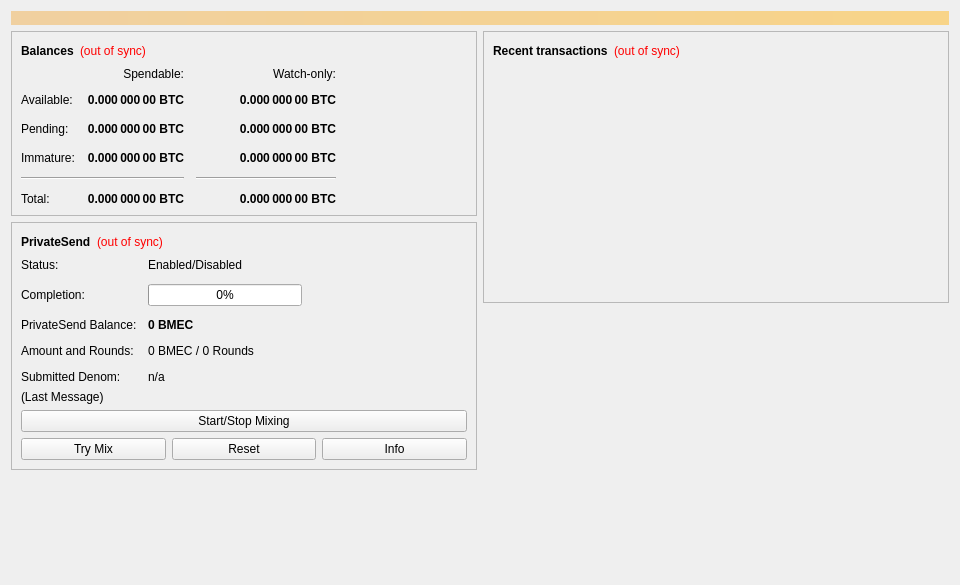
<?xml version="1.0" encoding="UTF-8"?>
<ui version="4.0">
 <class>OverviewPage</class>
 <widget class="QWidget" name="OverviewPage">
  <property name="geometry">
   <rect>
    <x>0</x>
    <y>0</y>
    <width>960</width>
    <height>585</height>
   </rect>
  </property>
  <property name="minimumSize">
   <size>
    <width>960</width>
    <height>0</height>
   </size>
  </property>
  <property name="windowTitle">
   <string>Form</string>
  </property>
  <layout class="QVBoxLayout" name="topLayout">
   <item>
    <widget class="QLabel" name="labelAlerts">
     <property name="visible">
      <bool>false</bool>
     </property>
     <property name="styleSheet">
      <string notr="true">background-color: qlineargradient(x1: 0, y1: 0, x2: 1, y2: 0, stop:0 #F0D0A0, stop:1 #F8D488); color:#000000;</string>
     </property>
     <property name="wordWrap">
      <bool>true</bool>
     </property>
     <property name="margin">
      <number>3</number>
     </property>
    </widget>
   </item>
   <item>
    <layout class="QHBoxLayout" name="horizontalLayout" stretch="1,1">
     <item>
      <layout class="QVBoxLayout" name="verticalLayout_2">
       <item>
        <widget class="QFrame" name="frame">
         <property name="frameShape">
          <enum>QFrame::StyledPanel</enum>
         </property>
         <property name="frameShadow">
          <enum>QFrame::Raised</enum>
         </property>
         <layout class="QVBoxLayout" name="verticalLayout_4">
          <item>
           <layout class="QHBoxLayout" name="horizontalLayout_4">
            <item>
             <widget class="QLabel" name="label_5">
              <property name="font">
               <font>
                <weight>75</weight>
                <bold>true</bold>
               </font>
              </property>
              <property name="text">
               <string>Balances</string>
              </property>
             </widget>
            </item>
            <item>
             <widget class="QLabel" name="labelWalletStatus">
              <property name="toolTip">
               <string>The displayed information may be out of date. Your wallet automatically synchronizes with the BitmexCoin network after a connection is established, but this process has not completed yet.</string>
              </property>
              <property name="styleSheet">
               <string notr="true">QLabel { color: red; }</string>
              </property>
              <property name="text">
               <string notr="true">(out of sync)</string>
              </property>
              <property name="alignment">
               <set>Qt::AlignLeading|Qt::AlignLeft|Qt::AlignVCenter</set>
              </property>
             </widget>
            </item>
            <item>
             <spacer name="horizontalSpacer_3">
              <property name="orientation">
               <enum>Qt::Horizontal</enum>
              </property>
              <property name="sizeHint" stdset="0">
               <size>
                <width>40</width>
                <height>20</height>
               </size>
              </property>
             </spacer>
            </item>
           </layout>
          </item>
          <item>
           <layout class="QGridLayout" name="gridLayout">
            <property name="spacing">
             <number>12</number>
            </property>
            <item row="2" column="2">
             <widget class="QLabel" name="labelWatchPending">
              <property name="font">
               <font>
                <weight>75</weight>
                <bold>true</bold>
               </font>
              </property>
              <property name="cursor">
               <cursorShape>IBeamCursor</cursorShape>
              </property>
              <property name="toolTip">
               <string>Unconfirmed transactions to watch-only addresses</string>
              </property>
              <property name="text">
               <string notr="true">0.000 000 00 BTC</string>
              </property>
              <property name="alignment">
               <set>Qt::AlignRight|Qt::AlignTrailing|Qt::AlignVCenter</set>
              </property>
              <property name="textInteractionFlags">
               <set>Qt::LinksAccessibleByMouse|Qt::TextSelectableByKeyboard|Qt::TextSelectableByMouse</set>
              </property>
             </widget>
            </item>
            <item row="2" column="1">
             <widget class="QLabel" name="labelUnconfirmed">
              <property name="font">
               <font>
                <weight>75</weight>
                <bold>true</bold>
               </font>
              </property>
              <property name="cursor">
               <cursorShape>IBeamCursor</cursorShape>
              </property>
              <property name="toolTip">
               <string>Total of transactions that have yet to be confirmed, and do not yet count toward the spendable balance</string>
              </property>
              <property name="text">
               <string notr="true">0.000 000 00 BTC</string>
              </property>
              <property name="alignment">
               <set>Qt::AlignRight|Qt::AlignTrailing|Qt::AlignVCenter</set>
              </property>
              <property name="textInteractionFlags">
               <set>Qt::LinksAccessibleByMouse|Qt::TextSelectableByKeyboard|Qt::TextSelectableByMouse</set>
              </property>
             </widget>
            </item>
            <item row="3" column="2">
             <widget class="QLabel" name="labelWatchImmature">
              <property name="font">
               <font>
                <weight>75</weight>
                <bold>true</bold>
               </font>
              </property>
              <property name="cursor">
               <cursorShape>IBeamCursor</cursorShape>
              </property>
              <property name="toolTip">
               <string>Mined balance in watch-only addresses that has not yet matured</string>
              </property>
              <property name="text">
               <string notr="true">0.000 000 00 BTC</string>
              </property>
              <property name="alignment">
               <set>Qt::AlignRight|Qt::AlignTrailing|Qt::AlignVCenter</set>
              </property>
              <property name="textInteractionFlags">
               <set>Qt::LinksAccessibleByMouse|Qt::TextSelectableByKeyboard|Qt::TextSelectableByMouse</set>
              </property>
             </widget>
            </item>
            <item row="4" column="0" colspan="2">
             <widget class="Line" name="lineSpendableBalance">
              <property name="orientation">
               <enum>Qt::Horizontal</enum>
              </property>
             </widget>
            </item>
            <item row="4" column="2">
             <widget class="Line" name="lineWatchBalance">
              <property name="sizePolicy">
               <sizepolicy hsizetype="Preferred" vsizetype="Fixed">
                <horstretch>0</horstretch>
                <verstretch>0</verstretch>
               </sizepolicy>
              </property>
              <property name="minimumSize">
               <size>
                <width>140</width>
                <height>0</height>
               </size>
              </property>
              <property name="orientation">
               <enum>Qt::Horizontal</enum>
              </property>
             </widget>
            </item>
            <item row="5" column="0">
             <widget class="QLabel" name="labelTotalText">
              <property name="text">
               <string>Total:</string>
              </property>
             </widget>
            </item>
            <item row="3" column="1">
             <widget class="QLabel" name="labelImmature">
              <property name="font">
               <font>
                <weight>75</weight>
                <bold>true</bold>
               </font>
              </property>
              <property name="cursor">
               <cursorShape>IBeamCursor</cursorShape>
              </property>
              <property name="toolTip">
               <string>Mined balance that has not yet matured</string>
              </property>
              <property name="text">
               <string notr="true">0.000 000 00 BTC</string>
              </property>
              <property name="alignment">
               <set>Qt::AlignRight|Qt::AlignTrailing|Qt::AlignVCenter</set>
              </property>
              <property name="textInteractionFlags">
               <set>Qt::LinksAccessibleByMouse|Qt::TextSelectableByKeyboard|Qt::TextSelectableByMouse</set>
              </property>
             </widget>
            </item>
            <item row="2" column="3">
             <spacer name="horizontalSpacer_2">
              <property name="orientation">
               <enum>Qt::Horizontal</enum>
              </property>
              <property name="sizeHint" stdset="0">
               <size>
                <width>40</width>
                <height>20</height>
               </size>
              </property>
             </spacer>
            </item>
            <item row="3" column="0">
             <widget class="QLabel" name="labelImmatureText">
              <property name="text">
               <string>Immature:</string>
              </property>
             </widget>
            </item>
            <item row="5" column="1">
             <widget class="QLabel" name="labelTotal">
              <property name="font">
               <font>
                <weight>75</weight>
                <bold>true</bold>
               </font>
              </property>
              <property name="cursor">
               <cursorShape>IBeamCursor</cursorShape>
              </property>
              <property name="toolTip">
               <string>Your current total balance</string>
              </property>
              <property name="text">
               <string notr="true">0.000 000 00 BTC</string>
              </property>
              <property name="alignment">
               <set>Qt::AlignRight|Qt::AlignTrailing|Qt::AlignVCenter</set>
              </property>
              <property name="textInteractionFlags">
               <set>Qt::LinksAccessibleByMouse|Qt::TextSelectableByKeyboard|Qt::TextSelectableByMouse</set>
              </property>
             </widget>
            </item>
            <item row="5" column="2">
             <widget class="QLabel" name="labelWatchTotal">
              <property name="font">
               <font>
                <weight>75</weight>
                <bold>true</bold>
               </font>
              </property>
              <property name="cursor">
               <cursorShape>IBeamCursor</cursorShape>
              </property>
              <property name="toolTip">
               <string>Current total balance in watch-only addresses</string>
              </property>
              <property name="text">
               <string notr="true">0.000 000 00 BTC</string>
              </property>
              <property name="alignment">
               <set>Qt::AlignRight|Qt::AlignTrailing|Qt::AlignVCenter</set>
              </property>
              <property name="textInteractionFlags">
               <set>Qt::LinksAccessibleByMouse|Qt::TextSelectableByKeyboard|Qt::TextSelectableByMouse</set>
              </property>
             </widget>
            </item>
            <item row="0" column="2">
             <widget class="QLabel" name="labelWatchonly">
              <property name="text">
               <string>Watch-only:</string>
              </property>
              <property name="alignment">
               <set>Qt::AlignRight|Qt::AlignTrailing|Qt::AlignVCenter</set>
              </property>
             </widget>
            </item>
            <item row="1" column="0">
             <widget class="QLabel" name="labelBalanceText">
              <property name="text">
               <string>Available:</string>
              </property>
             </widget>
            </item>
            <item row="1" column="1">
             <widget class="QLabel" name="labelBalance">
              <property name="font">
               <font>
                <weight>75</weight>
                <bold>true</bold>
               </font>
              </property>
              <property name="cursor">
               <cursorShape>IBeamCursor</cursorShape>
              </property>
              <property name="toolTip">
               <string>Your current spendable balance</string>
              </property>
              <property name="text">
               <string notr="true">0.000 000 00 BTC</string>
              </property>
              <property name="alignment">
               <set>Qt::AlignRight|Qt::AlignTrailing|Qt::AlignVCenter</set>
              </property>
              <property name="textInteractionFlags">
               <set>Qt::LinksAccessibleByMouse|Qt::TextSelectableByKeyboard|Qt::TextSelectableByMouse</set>
              </property>
             </widget>
            </item>
            <item row="1" column="2">
             <widget class="QLabel" name="labelWatchAvailable">
              <property name="font">
               <font>
                <weight>75</weight>
                <bold>true</bold>
               </font>
              </property>
              <property name="cursor">
               <cursorShape>IBeamCursor</cursorShape>
              </property>
              <property name="toolTip">
               <string>Your current balance in watch-only addresses</string>
              </property>
              <property name="text">
               <string notr="true">0.000 000 00 BTC</string>
              </property>
              <property name="alignment">
               <set>Qt::AlignRight|Qt::AlignTrailing|Qt::AlignVCenter</set>
              </property>
              <property name="textInteractionFlags">
               <set>Qt::LinksAccessibleByMouse|Qt::TextSelectableByKeyboard|Qt::TextSelectableByMouse</set>
              </property>
             </widget>
            </item>
            <item row="2" column="0">
             <widget class="QLabel" name="labelPendingText">
              <property name="text">
               <string>Pending:</string>
              </property>
             </widget>
            </item>
            <item row="0" column="1">
             <widget class="QLabel" name="labelSpendable">
              <property name="text">
               <string>Spendable:</string>
              </property>
              <property name="alignment">
               <set>Qt::AlignRight|Qt::AlignTrailing|Qt::AlignVCenter</set>
              </property>
             </widget>
            </item>
           </layout>
          </item>
         </layout>
        </widget>
       </item>
       <item>
        <widget class="QFrame" name="framePrivateSend">
         <property name="layoutDirection">
          <enum>Qt::LeftToRight</enum>
         </property>
         <property name="frameShape">
          <enum>QFrame::StyledPanel</enum>
         </property>
         <property name="frameShadow">
          <enum>QFrame::Raised</enum>
         </property>
         <layout class="QVBoxLayout" name="VerticalLayout_PS1">
          <item>
           <layout class="QHBoxLayout" name="horizontalLayout_5">
            <item>
             <widget class="QLabel" name="labelPrivateSendHeader">
              <property name="font">
               <font>
                <weight>75</weight>
                <bold>true</bold>
               </font>
              </property>
              <property name="text">
               <string>PrivateSend</string>
              </property>
             </widget>
            </item>
            <item>
             <widget class="QLabel" name="labelPrivateSendSyncStatus">
              <property name="toolTip">
               <string>The displayed information may be out of date. Your wallet automatically synchronizes with the BitmexCoin network after a connection is established, but this process has not completed yet.</string>
              </property>
              <property name="styleSheet">
               <string notr="true">QLabel { color: red; }</string>
              </property>
              <property name="text">
               <string notr="true">(out of sync)</string>
              </property>
              <property name="alignment">
               <set>Qt::AlignLeading|Qt::AlignLeft|Qt::AlignVCenter</set>
              </property>
             </widget>
            </item>
            <item>
             <spacer name="horizontalSpacer_4">
              <property name="orientation">
               <enum>Qt::Horizontal</enum>
              </property>
              <property name="sizeHint" stdset="0">
               <size>
                <width>40</width>
                <height>20</height>
               </size>
              </property>
             </spacer>
            </item>
           </layout>
          </item>
          <item>
           <layout class="QFormLayout" name="privateSendFormLayout">
            <property name="fieldGrowthPolicy">
             <enum>QFormLayout::AllNonFixedFieldsGrow</enum>
            </property>
            <property name="horizontalSpacing">
             <number>11</number>
            </property>
            <property name="verticalSpacing">
             <number>12</number>
            </property>
            <item row="0" column="0">
             <widget class="QLabel" name="labelPrivateSendEnabledText">
              <property name="text">
               <string>Status:</string>
              </property>
             </widget>
            </item>
            <item row="0" column="1">
             <widget class="QLabel" name="labelPrivateSendEnabled">
              <property name="text">
               <string>Enabled/Disabled</string>
              </property>
             </widget>
            </item>
            <item row="1" column="0">
             <widget class="QLabel" name="labelCompletitionText">
              <property name="text">
               <string>Completion:</string>
              </property>
             </widget>
            </item>
            <item row="1" column="1">
             <widget class="QProgressBar" name="privateSendProgress">
              <property name="maximumSize">
               <size>
                <width>154</width>
                <height>16777215</height>
               </size>
              </property>
              <property name="value">
               <number>0</number>
              </property>
             </widget>
            </item>
            <item row="2" column="0">
             <widget class="QLabel" name="labelAnonymizedText">
              <property name="text">
               <string>PrivateSend Balance:</string>
              </property>
             </widget>
            </item>
            <item row="2" column="1">
             <widget class="QLabel" name="labelAnonymized">
              <property name="font">
               <font>
                <weight>75</weight>
                <bold>true</bold>
               </font>
              </property>
              <property name="text">
               <string notr="true">0 BMEC</string>
              </property>
             </widget>
            </item>
            <item row="3" column="0">
             <widget class="QLabel" name="labelAmountAndRoundsText">
              <property name="text">
               <string>Amount and Rounds:</string>
              </property>
             </widget>
            </item>
            <item row="3" column="1">
             <widget class="QLabel" name="labelAmountRounds">
              <property name="text">
               <string>0 BMEC / 0 Rounds</string>
              </property>
             </widget>
            </item>
            <item row="4" column="0">
             <widget class="QLabel" name="labelSubmittedDenomText">
              <property name="text">
               <string>Submitted Denom:</string>
              </property>
             </widget>
            </item>
            <item row="4" column="1">
             <widget class="QLabel" name="labelSubmittedDenom">
              <property name="toolTip">
               <string>The denominations you submitted to the Masternode.&lt;br&gt;To mix, other users must submit the exact same denominations.</string>
              </property>
              <property name="text">
               <string>n/a</string>
              </property>
             </widget>
            </item>
           </layout>
          </item>
          <item>
           <layout class="QVBoxLayout" name="VerticalLayout_PS">
            <item>
             <widget class="QLabel" name="labelPrivateSendLastMessage">
              <property name="text">
               <string>(Last Message)</string>
              </property>
              <property name="alignment">
               <set>Qt::AlignLeading|Qt::AlignLeft|Qt::AlignTop</set>
              </property>
              <property name="wordWrap">
               <bool>true</bool>
              </property>
             </widget>
            </item>
            <item>
             <widget class="QPushButton" name="togglePrivateSend">
              <property name="sizePolicy">
               <sizepolicy hsizetype="MinimumExpanding" vsizetype="Fixed">
                <horstretch>0</horstretch>
                <verstretch>0</verstretch>
               </sizepolicy>
              </property>
              <property name="text">
               <string>Start/Stop Mixing</string>
              </property>
             </widget>
            </item>
            <item>
             <layout class="QHBoxLayout" name="horizontalLayout_debugbuttons">
              <item>
               <widget class="QPushButton" name="privateSendAuto">
                <property name="sizePolicy">
                 <sizepolicy hsizetype="MinimumExpanding" vsizetype="Fixed">
                  <horstretch>0</horstretch>
                  <verstretch>0</verstretch>
                 </sizepolicy>
                </property>
                <property name="toolTip">
                 <string>Try to manually submit a PrivateSend request.</string>
                </property>
                <property name="text">
                 <string>Try Mix</string>
                </property>
               </widget>
              </item>
              <item>
               <widget class="QPushButton" name="privateSendReset">
                <property name="sizePolicy">
                 <sizepolicy hsizetype="MinimumExpanding" vsizetype="Fixed">
                  <horstretch>0</horstretch>
                  <verstretch>0</verstretch>
                 </sizepolicy>
                </property>
                <property name="toolTip">
                 <string>Reset the current status of PrivateSend (can interrupt PrivateSend if it's in the process of Mixing, which can cost you money!)</string>
                </property>
                <property name="autoFillBackground">
                 <bool>false</bool>
                </property>
                <property name="text">
                 <string>Reset</string>
                </property>
               </widget>
              </item>
              <item>
               <widget class="QPushButton" name="privateSendInfo">
                <property name="sizePolicy">
                 <sizepolicy hsizetype="MinimumExpanding" vsizetype="Fixed">
                  <horstretch>0</horstretch>
                  <verstretch>0</verstretch>
                 </sizepolicy>
                </property>
                <property name="toolTip">
                 <string>Information about PrivateSend and Mixing</string>
                </property>
                <property name="text">
                 <string>Info</string>
                </property>
               </widget>
              </item>
             </layout>
            </item>
           </layout>
          </item>
         </layout>
        </widget>
       </item>
       <item>
        <spacer name="verticalSpacer">
         <property name="orientation">
          <enum>Qt::Vertical</enum>
         </property>
         <property name="sizeHint" stdset="0">
          <size>
           <width>20</width>
           <height>40</height>
          </size>
         </property>
        </spacer>
       </item>
      </layout>
     </item>
     <item>
      <layout class="QVBoxLayout" name="verticalLayout_3">
       <item>
        <widget class="QFrame" name="frame_2">
         <property name="frameShape">
          <enum>QFrame::StyledPanel</enum>
         </property>
         <property name="frameShadow">
          <enum>QFrame::Raised</enum>
         </property>
         <layout class="QVBoxLayout" name="verticalLayout">
          <item>
           <layout class="QHBoxLayout" name="horizontalLayout_2">
            <item>
             <widget class="QLabel" name="label_4">
              <property name="font">
               <font>
                <weight>75</weight>
                <bold>true</bold>
               </font>
              </property>
              <property name="text">
               <string>Recent transactions</string>
              </property>
             </widget>
            </item>
            <item>
             <widget class="QLabel" name="labelTransactionsStatus">
              <property name="toolTip">
               <string>The displayed information may be out of date. Your wallet automatically synchronizes with the BitmexCoin network after a connection is established, but this process has not completed yet.</string>
              </property>
              <property name="styleSheet">
               <string notr="true">QLabel { color: red; }</string>
              </property>
              <property name="text">
               <string notr="true">(out of sync)</string>
              </property>
              <property name="alignment">
               <set>Qt::AlignLeading|Qt::AlignLeft|Qt::AlignVCenter</set>
              </property>
             </widget>
            </item>
            <item>
             <spacer name="horizontalSpacer">
              <property name="orientation">
               <enum>Qt::Horizontal</enum>
              </property>
              <property name="sizeHint" stdset="0">
               <size>
                <width>40</width>
                <height>20</height>
               </size>
              </property>
             </spacer>
            </item>
           </layout>
          </item>
          <item>
           <widget class="QListView" name="listTransactions">
            <property name="styleSheet">
             <string notr="true">QListView { background: transparent; }</string>
            </property>
            <property name="frameShape">
             <enum>QFrame::NoFrame</enum>
            </property>
            <property name="verticalScrollBarPolicy">
             <enum>Qt::ScrollBarAlwaysOff</enum>
            </property>
            <property name="horizontalScrollBarPolicy">
             <enum>Qt::ScrollBarAlwaysOff</enum>
            </property>
            <property name="selectionMode">
             <enum>QAbstractItemView::NoSelection</enum>
            </property>
           </widget>
          </item>
         </layout>
        </widget>
       </item>
       <item>
        <spacer name="verticalSpacer_2">
         <property name="orientation">
          <enum>Qt::Vertical</enum>
         </property>
         <property name="sizeHint" stdset="0">
          <size>
           <width>20</width>
           <height>40</height>
          </size>
         </property>
        </spacer>
       </item>
      </layout>
     </item>
    </layout>
   </item>
  </layout>
 </widget>
 <resources/>
 <connections/>
</ui>
